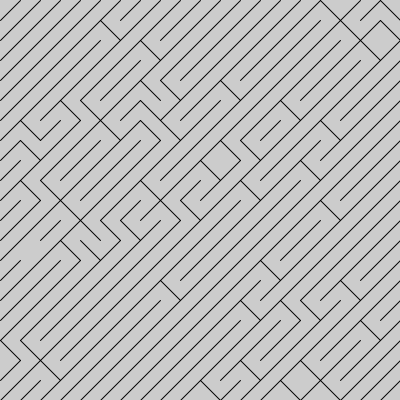
Frame 1 (no input)
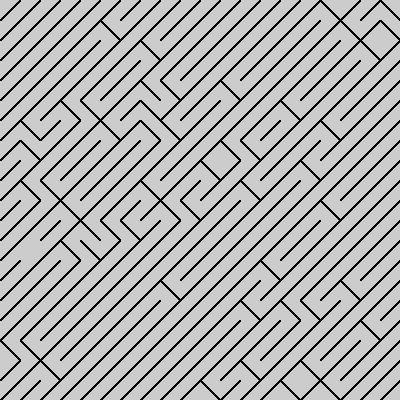
Frame 60 (the mouse pressed at the canvas centre just before this capture)
Frame 120 (the mouse held since frame 60 and released just before this capture): identical to frame 60, image omitted

The Processing sketch that drew these frames (run headless with seeded random() and noise(); from frame 60 on, the mouse is pressed at the canvas centre):

// Processing sketch: for_random_grid
// ── for_random_grid.pde

int esp=20;
int rdm;
void setup(){
 size(400,400); 
  
}


void draw(){
  
  randomSeed(0);
  for(int x=0;x<width; x+=esp){
    for(int y=0; y<height; y+=esp){
      rdm=int(random(0,100));
  if (rdm<10){
    line(x,y,x+esp,y+esp);}
  if(rdm>10){
    line(x,y+esp,x+esp,y);}
    }
  }
}
